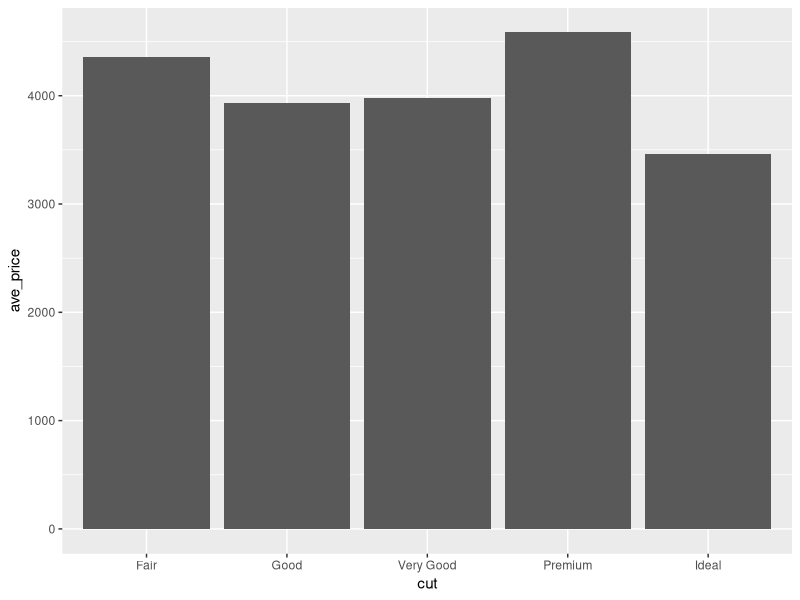

The R source for this figure:
## ---- chunk 1
library(dplyr)
library(ggplot2)

head(diamonds)
## ---- chunk 2
graph_data <- diamonds %>%
  group_by(cut) %>%
  summarize(ave_price = mean(price))

graph_data

ggplot(data = graph_data, aes(x = cut, y = ave_price)) +
  geom_bar(stat = "identity")
